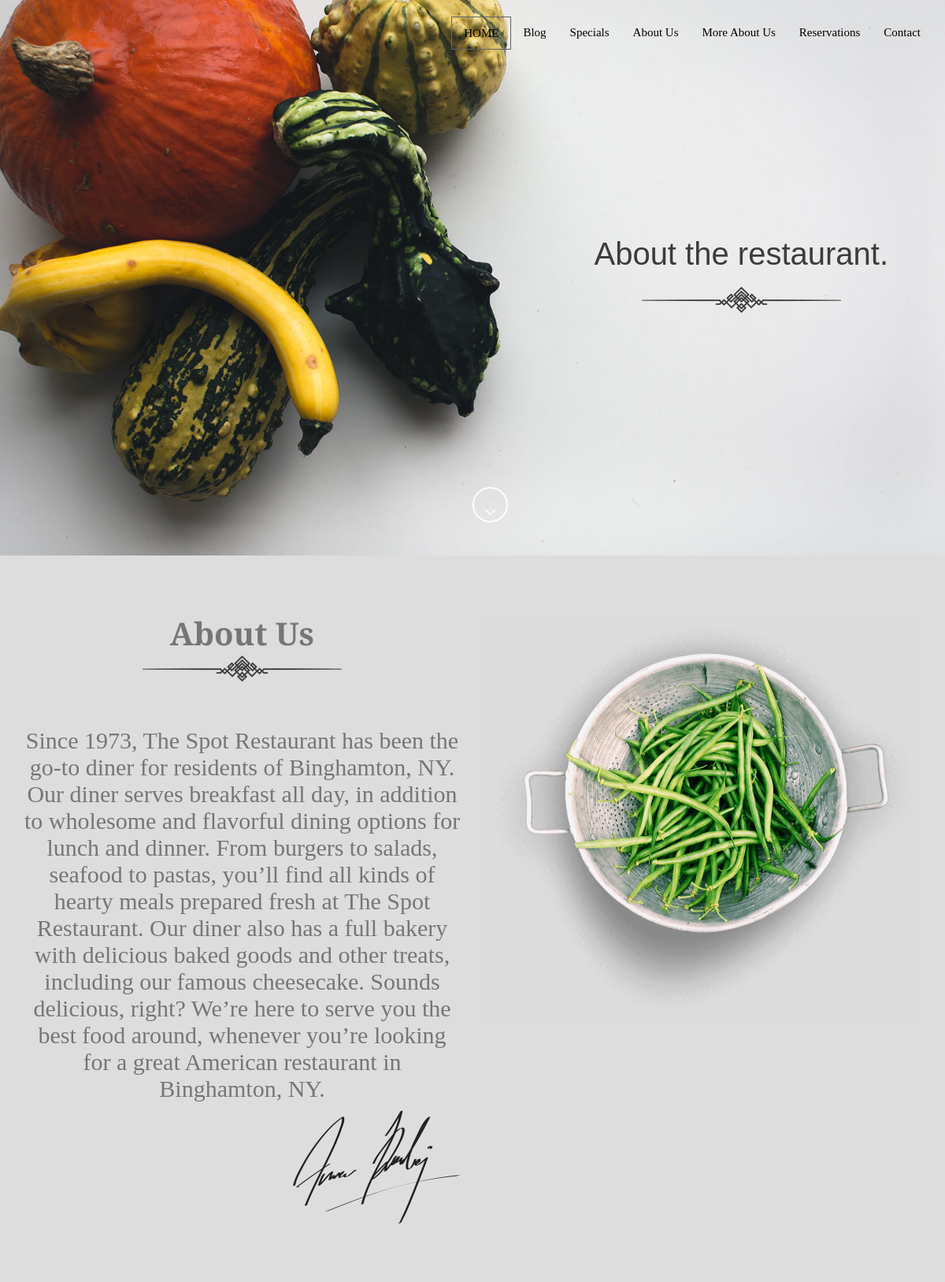
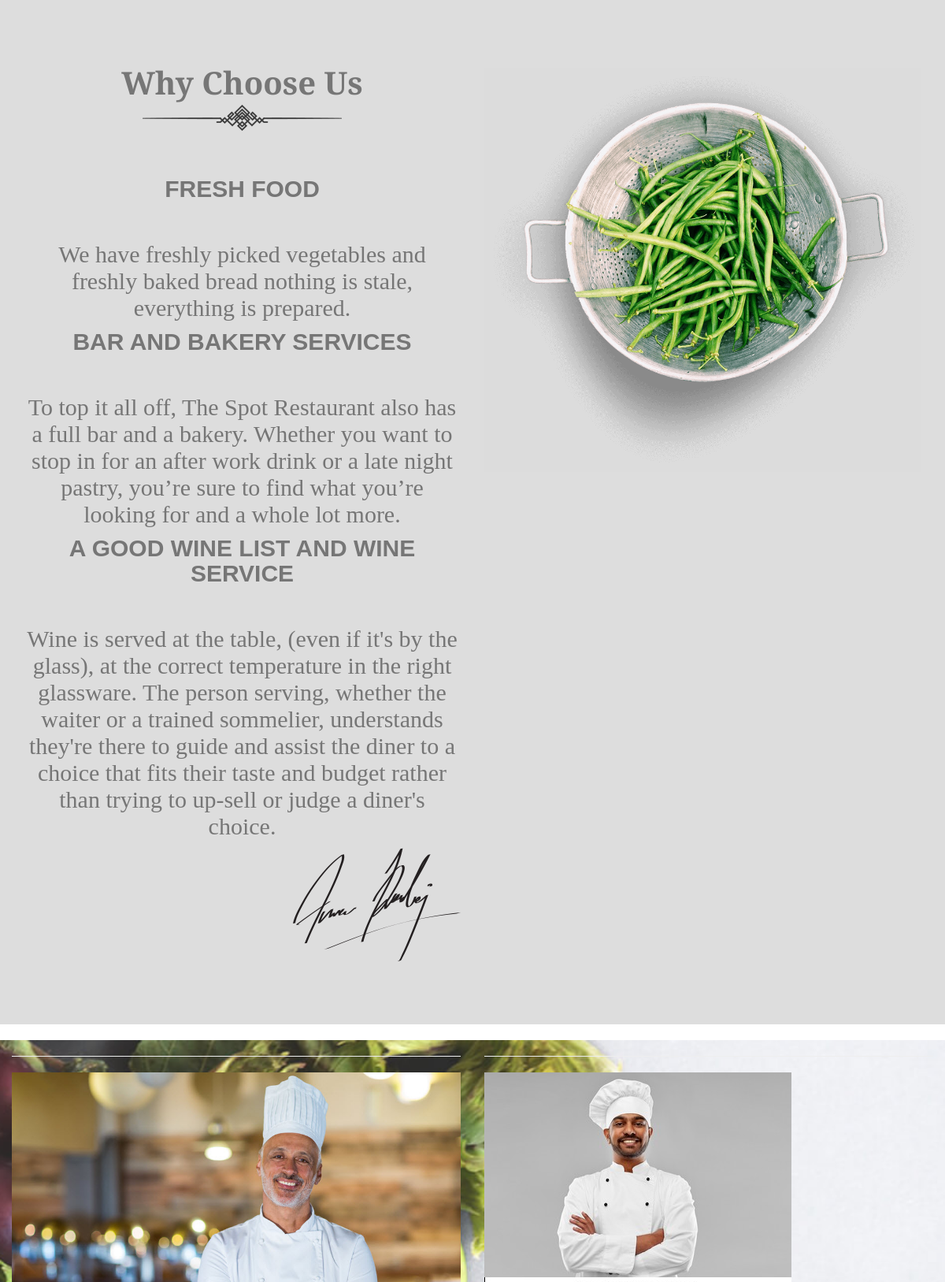
The page /about-us/ (upper part) on the database its author committed (2 pictures, top to bottom).
### aboutus/models.py (models this page shows, shortened)
class AboutUs(models.Model):
    title = models.CharField(max_length= 50)
    content = models.TextField()
    image = models.ImageField(upload_to = 'about_us/')
    class Meta:
        verbose_name = 'about us'
        verbose_name_plural = 'about us'

class Why_Choose_Us(models.Model):
    title= models.CharField(max_length=50)
    content= models.TextField()
    class Meta:
        verbose_name = 'Why choose Us'
        verbose_name_plural = 'Why choose us'

class Chef(models.Model):
    name = models.CharField(max_length=50)
    title = models.CharField(max_length=50)
    bio = models.TextField()
    image = models.ImageField(upload_to = 'chef/')
    class Meta:
        verbose_name = 'chef'
        verbose_name_plural = 'chefs'

### aboutus/views.py (the view)
# urls.py: path('',views.aboutus_list , name ='aboutus_list'),
def aboutus_list(request):
    about = AboutUs.objects.last()
    why_choose_us = Why_Choose_Us.objects.filter()
    chef = Chef.objects.filter()
    context = {
        'about' : about,
        'why_choose_us' : why_choose_us,
        'chef' : chef,
    }
    return render(request , 'aboutus/about.html' , context)

### aboutus/templates/aboutus/about.html (shortened to what this page needs)
{% extends 'base.html' %}
{% load static %}
{% block body %}
	<section id="banner" class="banner">
		<div class="container">
			<div class="row">
				<div class="main_banner_area text-center">
					<div class="col-md-5 col-sm-5 col-md-offset-7 col-sm-offset-7">
						<div class="single_banner_text wow zoomIn" data-wow-duration="1s">
							<p>About the restaurant.</p>
							<div class="separetor"></div>
						</div>
					</div>
					<div class="scrolldown">
						<a href="#special" class="scroll_btn"></a>
					</div>
				</div>
			</div>
		</div>
	</section>
	<section id="abouts" class="abouts sections">
		<div class="container">
			<div class="row">
				<div class="main_abouts">
					<div class="col-md-6 col-sm-6 col-xs-12">
						<div class="single_abouts wow slideInLeft" data-wow-duration="2s">
							<div class="head_title text-center">
								<h2>{{about.title}}</h2>
								<div class="separetor"></div>
							</div>
							<p>{{about.content}}</p>
							<div class="signature_img text-right">
								<img src="{% static 'site_static/images/signature.png' %}" alt="" />
							</div>
						</div>
					</div>
					<div class="col-md-6 col-sm-6 col-xs-12">
						<div class="single_abouts wow slideInRight" data-wow-duration="2s">
							<img src="{% static 'site_static/images/abimg.png' %}" alt="" />
						</div>
					</div>
				</div>
			</div>
		</div>
	</section>
    <section id="abouts" class="abouts sections">
		<div class="container">
			<div class="row">
				<div class="main_abouts">
					<div class="col-md-6 col-sm-6 col-xs-12">
						<div class="single_abouts wow slideInRight" data-wow-duration="2s">
							<div class="head_title text-center">
								<h2>Why Choose Us</h2>
								<div class="separetor"></div>
							</div>
                            {% for info in why_choose_us %}
                            <div class="menus_top_menu text-center wow slideInDown" data-wow-duration="1.5s">
                                <h3>{{info.title}}</h3>
                            </div>
							<p>{{info.content}}</p>
                            {% endfor %}
                            <div class="signature_img text-right">
								<img src="{% static 'site_static/images/signature.png' %}" alt="" />
							</div>
						</div>
					</div>
					<div class="col-md-6 col-sm-6 col-xs-12">
						<div class="single_abouts wow slideInLeft" data-wow-duration="2s">
							<img src="{% static 'site_static/images/abimg.png' %}" alt="" />
						</div>
					</div>
				</div>
			</div>
		</div>
	</section>
    <div class="container-fluid">
        <main class="tm-main">
            <div class="row tm-row">
                {% for chef in chef %}
                    <article class="col-12 col-md-6 tm-post">
                        <hr class="tm-hr-primary">
                            <img src="{{chef.image.url}}" alt="Image" class="img-fluid">
                    </article>
                {% endfor %}
    {% endblock body %}

### static/site_static/css/style.css (style rules this page uses)
body { color: #767676; -webkit-font-smoothing: antialiased; width: 100%; font-size:15px; font-family: 'Merriweather', serif; }
img { max-width:100%; }
p { font: normal 16px "Myriad Pro", arial, sans-serif; }
h1,h2,h3,h4,h5,h6 { color: #767676; }
h2 { font-size: 40px; line-height: 38px; font-weight: 600; font-family: 'Merriweather', serif; margin: 0; }
h3 { font-size: 30px; line-height: 32px; font-weight: 600; font-family: "Myriad Pro" , sans-serif; text-transform: uppercase; margin: 0; }
.sections { padding-top: 80px; padding-bottom: 80px; position: relative; overflow: hidden; }
.separetor { background:url(../images/spr.png) no-repeat center center; overflow:hidden; padding:20px 0px 30px 0px; }
.scrolldown { padding-top: 24px; }
.banner .scroll_btn { background: url(../images/scroll.gif) 50% 50% no-repeat rgba(215, 181 ,94, 0); border: 2px solid #fff; border-radius: 50%; -moz-border-radius: 50%; -webkit-border-radius: 50%; display: block; height: 45px; margin: 42px auto; -webkit-transition: all 500ms ease-in-out 0s; -moz-transition: all 500ms ease-in-out 0s; -ms-transition: all 500ms ease-in-out 0s; -0-transition: all 500ms ease-in-out 0s; transition: all 500ms ease-in-out 0s; width: 45px; position:absolute; left:50%; bottom:0; }
.container-fluid { margin-top: 20px; }
.banner { background:url(../images/bannerbg.jpg) no-repeat; position:relative; background-size:cover; }
.main_banner_area { padding:300px 0px; overflow:hidden; }
.single_banner_text p { font-size:40px; color:#3c3c3c; }
.head_title { padding-bottom:50px; }
.abouts { background:#ddd; }
.single_abouts p { font-size:30px; font-weight:300; text-align:center; font-family: 'Merriweather', serif; }
.menus_top_menu { margin-bottom:50px; }

### rows shown on the page
AboutUs: title "About Us", content "Since 1973, The Spot Restaurant has been the go-to diner for residents of Binghamton, NY. Our diner serves breakfast all day, in addition to wholesome and flavorful dining options for lunch and dinner. From burgers to salads, seafood to pastas, you’ll find all kinds of hearty meals prepared fresh at The Spot Restaurant. Our diner also has a full bakery with delicious baked goods and other treats, including our famous cheesecake. Sounds delicious, right? We’re here to serve you the best food around, whenever you’re looking for a great American restaurant in Binghamton, NY."
Why_Choose_Us: title "FRESH FOOD", content "We have freshly picked vegetables and freshly baked bread nothing is stale, everything is prepared."
Why_Choose_Us: title "BAR AND BAKERY SERVICES", content "To top it all off, The Spot Restaurant also has a full bar and a bakery. Whether you want to stop in for an after work drink or a late night pastry, you’re sure to find what you’re looking for and a whole lot more."
Why_Choose_Us: title "A GOOD WINE LIST AND WINE SERVICE", content "Wine is served at the table, (even if it's by the glass), at the correct temperature in the right glassware. The person serving, whether the waiter or a trained sommelier, understands they're there to guide and assist the diner to a choice that fits their taste and budget rather than trying to up-sell or judge a diner's choice."
Chef: image (picture)
Chef: image (picture)
